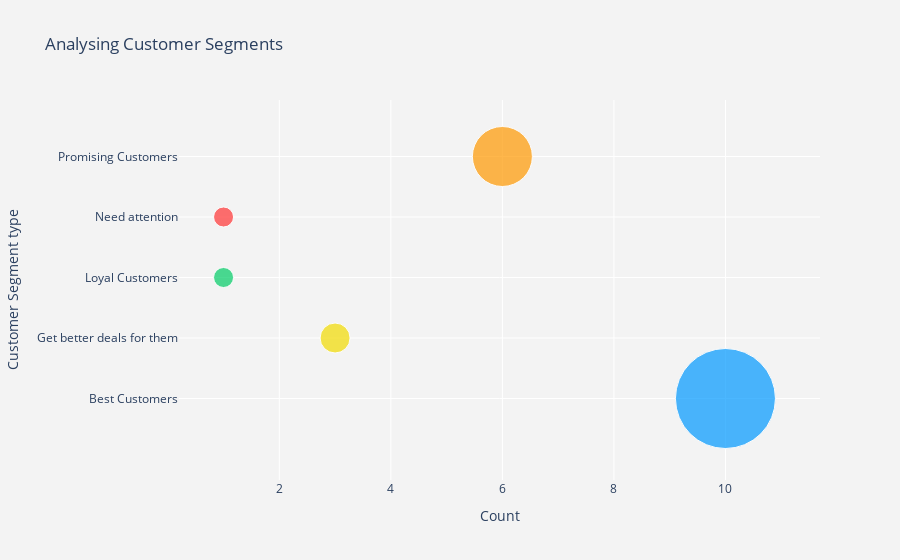

The cell this chart's notebook holds for it:
### Markdown cell above
Making a bubble plot to analyse the counts

### Code cell
fig = go.Figure(data=[go.Scatter(
    x=df_rfm['Count'], y=df_rfm['Customer_type'],
    mode='markers',
    marker=dict(
        color=['#0099FF', '#F2DB00', '#00CC66', '#FF3333','#FF9900'],
        size=[100, 30, 20, 20, 60],
        )
)])
fig.update_layout(
    title='Analysing Customer Segments',
    xaxis=dict(
        title='Count',
        ),
    yaxis=dict(
        title='Customer Segment type',),
    paper_bgcolor='rgb(243, 243, 243)',
    plot_bgcolor='rgb(243, 243, 243)',
)
fig.show()

### Figure 1 — Plotly figure (JSON) as saved in the notebook; plotly's stock layout.template omitted (floating-point values rounded to 4 significant figures)
{"data": [{"marker": {"color": ["#0099FF", "#F2DB00", "#00CC66", "#FF3333", "#FF9900"], "size": [100, 30, 20, 20, 60]}, "mode": "markers", "type": "scatter", "x": [10, 3, 1, 1, 6], "y": ["Best Customers", "Get better deals for them", "Loyal Customers", "Need attention", "Promising Customers"]}], "layout": {"paper_bgcolor": "rgb(243, 243, 243)", "plot_bgcolor": "rgb(243, 243, 243)", "title": {"text": "Analysing Customer Segments"}, "xaxis": {"title": {"text": "Count"}}, "yaxis": {"title": {"text": "Customer Segment type"}}}}
